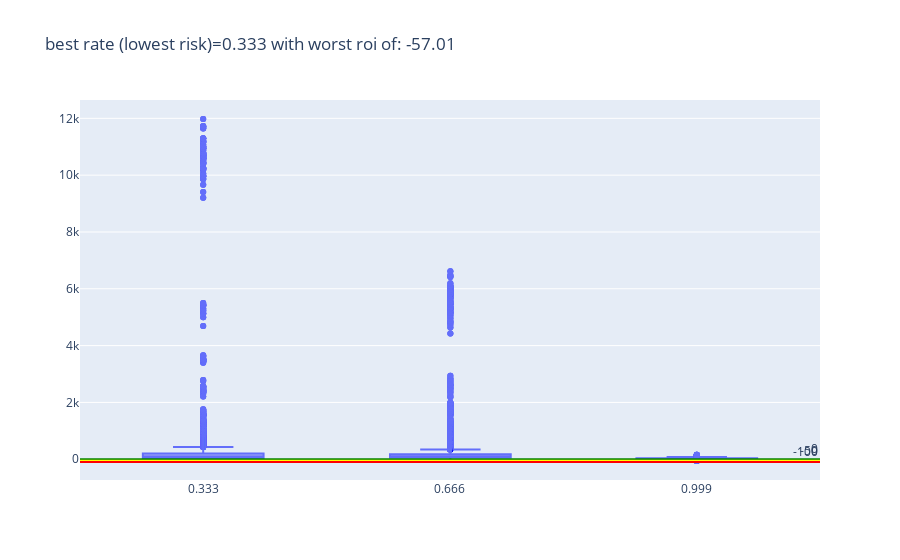

The notebook cell this image was saved under:
### Markdown cell above
# Testing

### Code cell
model_path = f"results/details/models/{model_name}.h5"
model = tf.keras.models.load_model(model_path)

# Portfolio creation
x_train_dates = [i[0] for i in x_train.index]
x_train_stock = [i[1] for i in x_train.index]
train_predictions = model.predict(x_train, batch_size=BATCH_SIZE)
portfolio_data = np.array([x_train_dates,
                            x_train_stock,
                            x_train.iloc[:,-1],
                            y_train.values,
                            train_predictions[:,0]]
                            )
portfolio_data = pd.DataFrame(portfolio_data.T,
                                columns = ["date", "stock", "current price", "true 1 year", "predicted 1 year"])

portfolio_data = portfolio_data.set_index("date")
portfolio_data = portfolio_data.sort_values(by=["date", "predicted 1 year"], ascending=[True, False])

rois_data = []
pbar2 = tqdm(np.linspace(0,1,NUMBER_OF_RATES+1)[1:], desc="Trying different rates", total=NUMBER_OF_RATES)
for rate in pbar2:
    rate = np.round(rate,3)
    tups = []
    for i in range(NUMBER_OF_RATES):
        tups.append((rate, portfolio_data))
    tups_tqdm = tqdm(tups, desc=f"Getting rois for rate: {rate}", total=len(tups))
    rois = p.map(rois_func, tups_tqdm)
    rois_data.append(np.vstack(rois))
pbar2.close()

rois_data = np.vstack(rois_data)
rois_data = pd.DataFrame(rois_data, columns=["rate", "true roi", "expected roi", "num unique stocks"])
# Drop nan rows as those represent times when all stocks were expected to go down
rois_data = rois_data.dropna()

best_rate = rois_data[["true roi", "rate"]].groupby(["rate"]).min().idxmax(axis="rows")[0]
best_rate_min_roi = rois_data[["true roi", "rate"]].groupby(["rate"]).min().max(axis="rows")[0]

plt.figure(figsize=(13, 5), dpi=300)

# We are only going to invest when we expect a positive roi so only consider those.
positive_rois_data = rois_data.loc[rois_data["expected roi"]>0,:]
# plt.axhline(0, color="green")
# plt.axhline(-50, color="yellow")
# plt.axhline(-100, color="red")
# sns.boxplot(data=positive_rois_data, x="rate", y="true roi") # , showfliers = False
# plt.title(f"best rate (lowest risk)={best_rate} with worst roi of: {round(best_rate_min_roi,2)}")

# Create the box plot
fig = go.Figure()

fig.add_trace(go.Box(y=positive_rois_data['true roi'], x=positive_rois_data['rate'], name='ROI'))

# Add horizontal lines
fig.add_hline(y=0, line=dict(color='green'), annotation_text="0")
fig.add_hline(y=-50, line=dict(color='yellow'), annotation_text="-50")
fig.add_hline(y=-100, line=dict(color='red'), annotation_text="-100")

# Update layout to add title and adjust other aesthetics if necessary
fig.update_layout(title_text=f"best rate (lowest risk)={best_rate} with worst roi of: {round(best_rate_min_roi,2)}")

# Show plot
fig.show()

### Figure 1 — Plotly figure (JSON) as saved in the notebook; plotly's stock layout.template omitted (floating-point values rounded to 4 significant figures; data arrays with more than 128 entries replaced by an {"elided": "..."} marker saying what was removed)
{"data": [{"name": "ROI", "type": "box", "x": {"elided": "62559 float values"}, "y": {"elided": "62559 float values"}}], "layout": {"annotations": [{"showarrow": false, "text": "0", "x": 1, "xanchor": "right", "xref": "x domain", "y": 0, "yanchor": "bottom", "yref": "y"}, {"showarrow": false, "text": "-50", "x": 1, "xanchor": "right", "xref": "x domain", "y": -50, "yanchor": "bottom", "yref": "y"}, {"showarrow": false, "text": "-100", "x": 1, "xanchor": "right", "xref": "x domain", "y": -100, "yanchor": "bottom", "yref": "y"}], "shapes": [{"line": {"color": "green"}, "type": "line", "x0": 0, "x1": 1, "xref": "x domain", "y0": 0, "y1": 0, "yref": "y"}, {"line": {"color": "yellow"}, "type": "line", "x0": 0, "x1": 1, "xref": "x domain", "y0": -50, "y1": -50, "yref": "y"}, {"line": {"color": "red"}, "type": "line", "x0": 0, "x1": 1, "xref": "x domain", "y0": -100, "y1": -100, "yref": "y"}], "title": {"text": "best rate (lowest risk)=0.333 with worst roi of: -57.01"}}}
